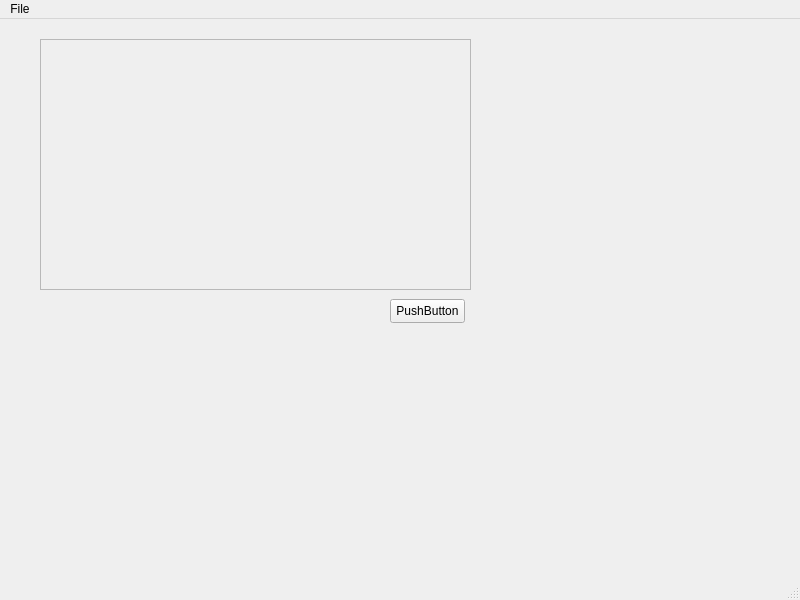
<?xml version="1.0" encoding="UTF-8"?>
<ui version="4.0">
 <class>MainWindow</class>
 <widget class="QMainWindow" name="MainWindow">
  <property name="geometry">
   <rect>
    <x>0</x>
    <y>0</y>
    <width>800</width>
    <height>600</height>
   </rect>
  </property>
  <property name="windowTitle">
   <string>MainWindow</string>
  </property>
  <widget class="QWidget" name="centralwidget">
   <widget class="QScrollArea" name="scrollArea">
    <property name="geometry">
     <rect>
      <x>40</x>
      <y>20</y>
      <width>431</width>
      <height>251</height>
     </rect>
    </property>
    <property name="widgetResizable">
     <bool>true</bool>
    </property>
    <widget class="QWidget" name="scrollAreaWidgetContents">
     <property name="geometry">
      <rect>
       <x>0</x>
       <y>0</y>
       <width>429</width>
       <height>249</height>
      </rect>
     </property>
    </widget>
   </widget>
   <widget class="QPushButton" name="pushButton">
    <property name="geometry">
     <rect>
      <x>390</x>
      <y>280</y>
      <width>75</width>
      <height>24</height>
     </rect>
    </property>
    <property name="text">
     <string>PushButton</string>
    </property>
   </widget>
  </widget>
  <widget class="QMenuBar" name="menubar">
   <property name="geometry">
    <rect>
     <x>0</x>
     <y>0</y>
     <width>800</width>
     <height>22</height>
    </rect>
   </property>
   <widget class="QMenu" name="menuFile">
    <property name="title">
     <string>File</string>
    </property>
    <addaction name="actionOpen_Folder"/>
   </widget>
   <addaction name="menuFile"/>
  </widget>
  <widget class="QStatusBar" name="statusbar"/>
  <action name="actionOpen_Folder">
   <property name="text">
    <string>Open Folder</string>
   </property>
  </action>
 </widget>
 <resources/>
 <connections/>
</ui>
